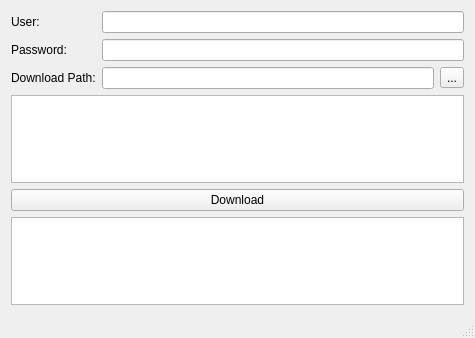
<?xml version="1.0" encoding="UTF-8"?>
<ui version="4.0">
 <class>MainWindow</class>
 <widget class="QMainWindow" name="MainWindow">
  <property name="geometry">
   <rect>
    <x>0</x>
    <y>0</y>
    <width>475</width>
    <height>338</height>
   </rect>
  </property>
  <property name="windowTitle">
   <string>MainWindow</string>
  </property>
  <widget class="QWidget" name="centralWidget">
   <layout class="QVBoxLayout" name="verticalLayout">
    <item>
     <layout class="QFormLayout" name="formLayout">
      <item row="0" column="0">
       <widget class="QLabel" name="label">
        <property name="text">
         <string>User:</string>
        </property>
       </widget>
      </item>
      <item row="0" column="1">
       <widget class="QLineEdit" name="lineEdit">
        <property name="text">
         <string/>
        </property>
       </widget>
      </item>
      <item row="1" column="0">
       <widget class="QLabel" name="label_2">
        <property name="text">
         <string>Password:</string>
        </property>
       </widget>
      </item>
      <item row="2" column="0">
       <widget class="QLabel" name="label_3">
        <property name="text">
         <string>Download Path:</string>
        </property>
       </widget>
      </item>
      <item row="2" column="1">
       <layout class="QHBoxLayout" name="horizontalLayout">
        <item>
         <widget class="QLineEdit" name="lineEdit_3"/>
        </item>
        <item>
         <widget class="QToolButton" name="toolButton">
          <property name="text">
           <string>...</string>
          </property>
         </widget>
        </item>
       </layout>
      </item>
      <item row="1" column="1">
       <widget class="QLineEdit" name="lineEdit_2">
        <property name="text">
         <string/>
        </property>
        <property name="echoMode">
         <enum>QLineEdit::Password</enum>
        </property>
       </widget>
      </item>
     </layout>
    </item>
    <item>
     <widget class="QPlainTextEdit" name="plainTextEdit">
      <property name="lineWrapMode">
       <enum>QPlainTextEdit::NoWrap</enum>
      </property>
     </widget>
    </item>
    <item>
     <widget class="QPushButton" name="pushButton">
      <property name="text">
       <string>Download</string>
      </property>
     </widget>
    </item>
    <item>
     <widget class="QTableView" name="tableView"/>
    </item>
   </layout>
  </widget>
  <widget class="QStatusBar" name="statusBar"/>
 </widget>
 <layoutdefault spacing="6" margin="11"/>
 <resources/>
 <connections/>
</ui>
